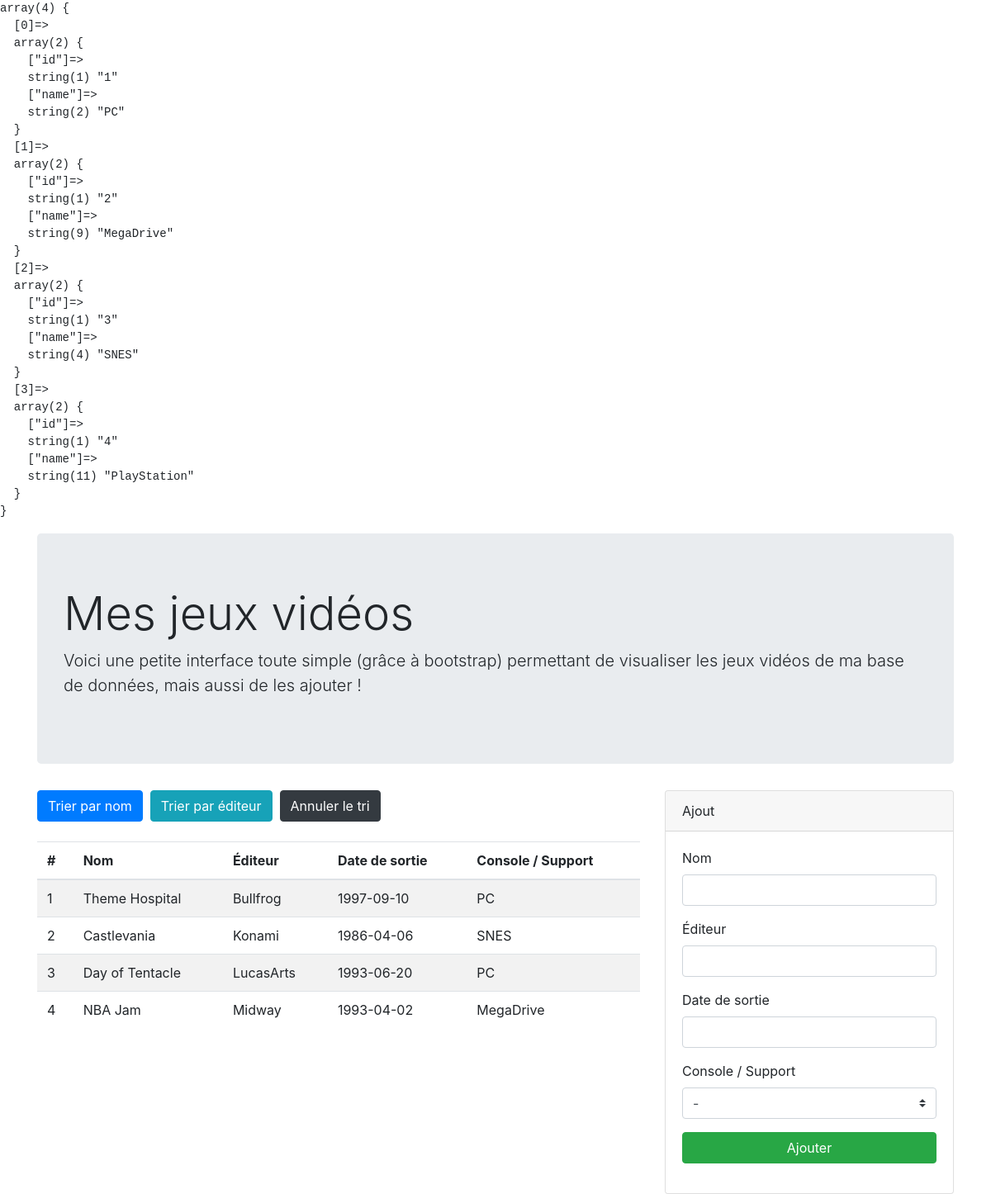
The app's page /index.php?order=editor with its own data.
### tables this page shows
CREATE TABLE IF NOT EXISTS `videogame` (
  `id` INT UNSIGNED NOT NULL AUTO_INCREMENT,
  `name` VARCHAR(64) NOT NULL,
  `editor` VARCHAR(64) NULL,
  `release_date` DATE NULL,
  `platform_id` INT UNSIGNED NOT NULL,
  PRIMARY KEY (`id`),
  INDEX `fk_videogame_platform_idx` (`platform_id` ASC));

CREATE TABLE IF NOT EXISTS `platform` (
  `id` INT UNSIGNED NOT NULL AUTO_INCREMENT,
  `name` VARCHAR(32) NOT NULL,
  PRIMARY KEY (`id`));

### view/videogame.php (the view, shortened to what this page needs)
<!doctype html>
<html lang="en">
  <head>
    <link rel="stylesheet" href="https://maxcdn.bootstrapcdn.com/bootstrap/4.0.0/css/bootstrap.min.css">
  </head>
  <body>
    <main class="container">
        <div class="jumbotron">
            <h1 class="display-4">Mes jeux vidéos</h1>
            <p class="lead">Voici une petite interface toute simple (grâce à bootstrap) permettant de visualiser les jeux vidéos de ma base de données, mais aussi de les ajouter !</p>
        </div>
        <div class="row">
            <div class="col-12 col-md-8">
                <a href="index.php?order=name" class="btn btn-primary">Trier par nom</a>&nbsp;
                <a href="index.php?order=editor" class="btn btn-info">Trier par éditeur</a>&nbsp;
                <?php
                    if (isset($_GET['order'])) {
                        echo '<a href="index.php" class="btn btn-dark">Annuler le tri</a><br>';
                    }
                ?>
                <br>
                <table class="table table-striped">
                <thead>
                    <tr>
                        <th scope="col">#</th>
                        <th scope="col">Nom</th>
                        <th scope="col">&Eacute;diteur</th>
                        <th scope="col">Date de sortie</th>
                        <th scope="col">Console / Support</th>
                    </tr>
                </thead>
                <tbody>
                    <?php foreach($videogameList as $key => $videogame): ?>
                        <tr>
                            <td><?= $key +1 ?></td>
                            <td><?= $videogame['name'] ?></td>
                            <td><?= $videogame['editor'] ?></td>
                            <td><?= $videogame['release_date'] ?></td>
                            <td>
                                <?php
                                    foreach($platformList as $platform) {
                                        if($videogame['platform_id'] === $platform['id']) {
                                            echo $platform['name'];
                                        }
                                    }
                                ?>
                            </td>
                        </tr>
                    <?php endforeach; ?>
                </tbody>
                </table>
            </div>
            <div class="col-12 col-md-4">
                <div class="card">
                    <div class="card-header">Ajout</div>
                    <div class="card-body">
                        <form action="" method="post">
                            <div class="form-group">
                                <label for="name">Nom</label>
                                <input type="text" class="form-control" name="name" id="name" placeholder="">
                            </div>
                            <div class="form-group">
                                <label for="editor">&Eacute;diteur</label>
                                <input type="text" class="form-control" name="editor" id="editor" placeholder="">
                            </div>
                            <div class="form-group">
                                <label for="release_date">Date de sortie</label>
                                <input type="text" class="form-control" name="release_date" id="release_date" placeholder="">
                            </div>
                            <div class="form-group">
                                <label for="platform">Console / Support</label>
                                <select class="custom-select" id="platform" name="platform">
                                    <option>-</option>
                                </select>
                            </div>
                            <button type="submit" class="btn btn-success btn-block">Ajouter</button>
                        </form>
                    </div>
                </div>
            </div>
        </div>
    </main>
  </body>
</html>

### records on screen
videogame: name "Theme Hospital", editor "Bullfrog", release_date "1997-09-10"
platform: name "PC"
videogame: name "Castlevania", editor "Konami", release_date "1986-04-06"
platform: name "SNES"
videogame: name "Day of Tentacle", editor "LucasArts", release_date "1993-06-20"
videogame: name "NBA Jam", editor "Midway", release_date "1993-04-02"
platform: name "MegaDrive"
